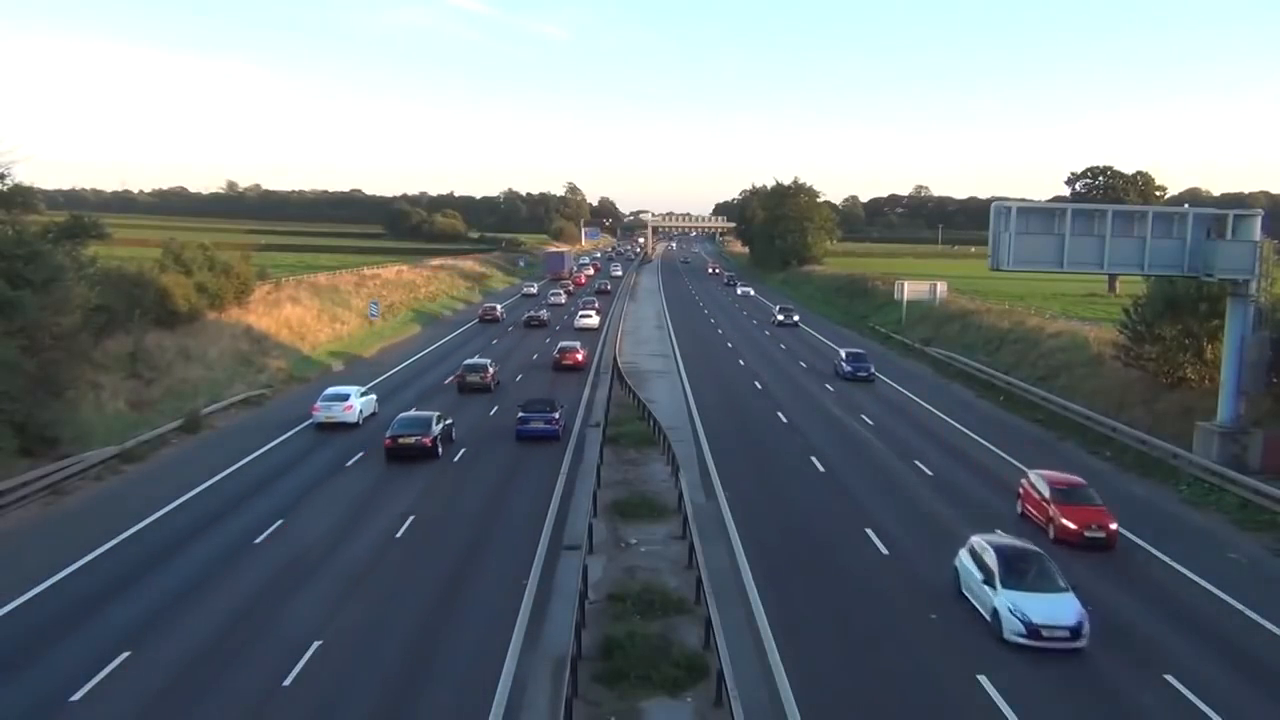
#> input picture frame 63 of Cars/traffic.mp4, 1280 x 720 px
$ python file_upload_video_car_cascade_detection.py
#> lines starting #> are read from the running program, lines starting #| are printed output that depends on the picture; after the words box and inside, x2 and y2 are one past the last pixel; in counts of white or black regions, pixels touching at a corner belong together
# import required library
import cv2
import numpy as np


# Import video file
cap = cv2.VideoCapture('traffic.mp4')

# Import the cascade classifier
car_cascade_src = 'haarcascade_car.xml'
car_cascade = cv2.CascadeClassifier(car_cascade_src)


while True:
    #reads frames from video
    ret, frames = cap.read()
#> frames is the input picture: shape (720, 1280, 3); mean B, G, R 128.1, 123.2, 114.3

    # Video processing to make easier for computer to make the proper detection

    # convert to grayscale of each frames
    grey = cv2.cvtColor(frames,cv2.COLOR_BGR2GRAY)
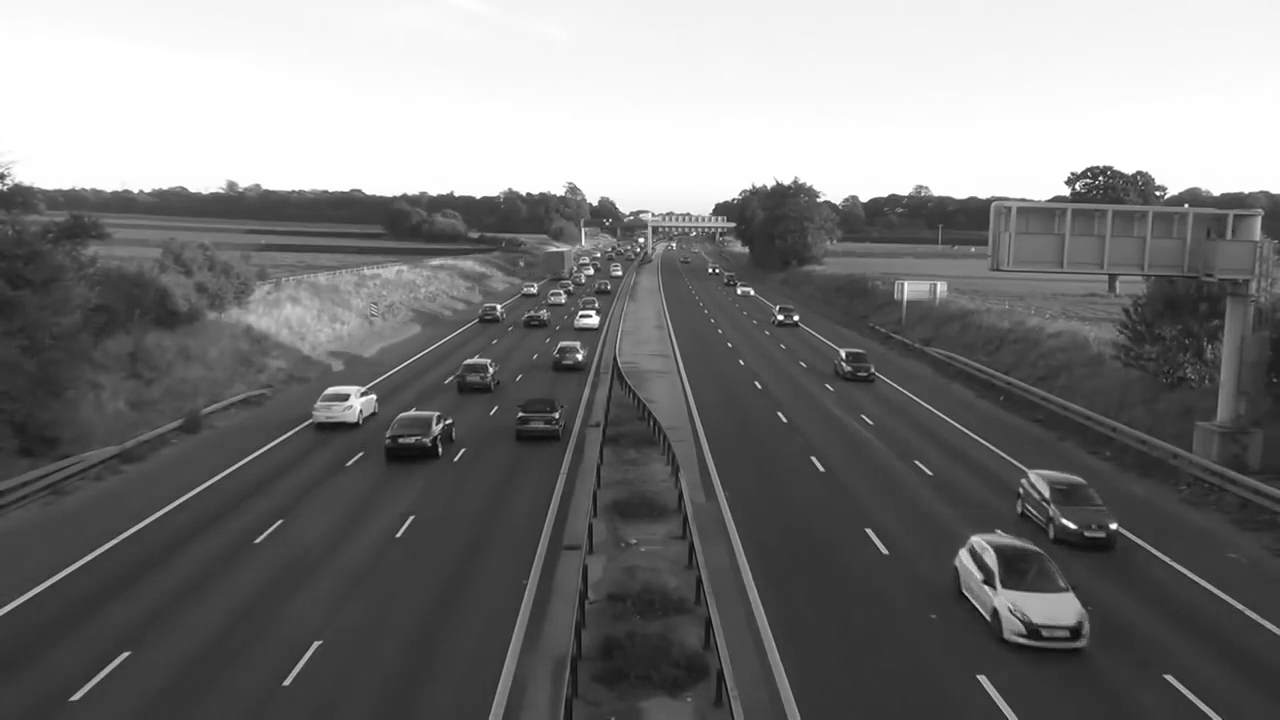
#> grey: shape (720, 1280); min 4, max 255, mean 121.1

    # Remove background noise
    blur = cv2.GaussianBlur(grey,(5,5),0)

    # Dilate the image
    dilated = cv2.dilate(blur,np.ones((3,3)))
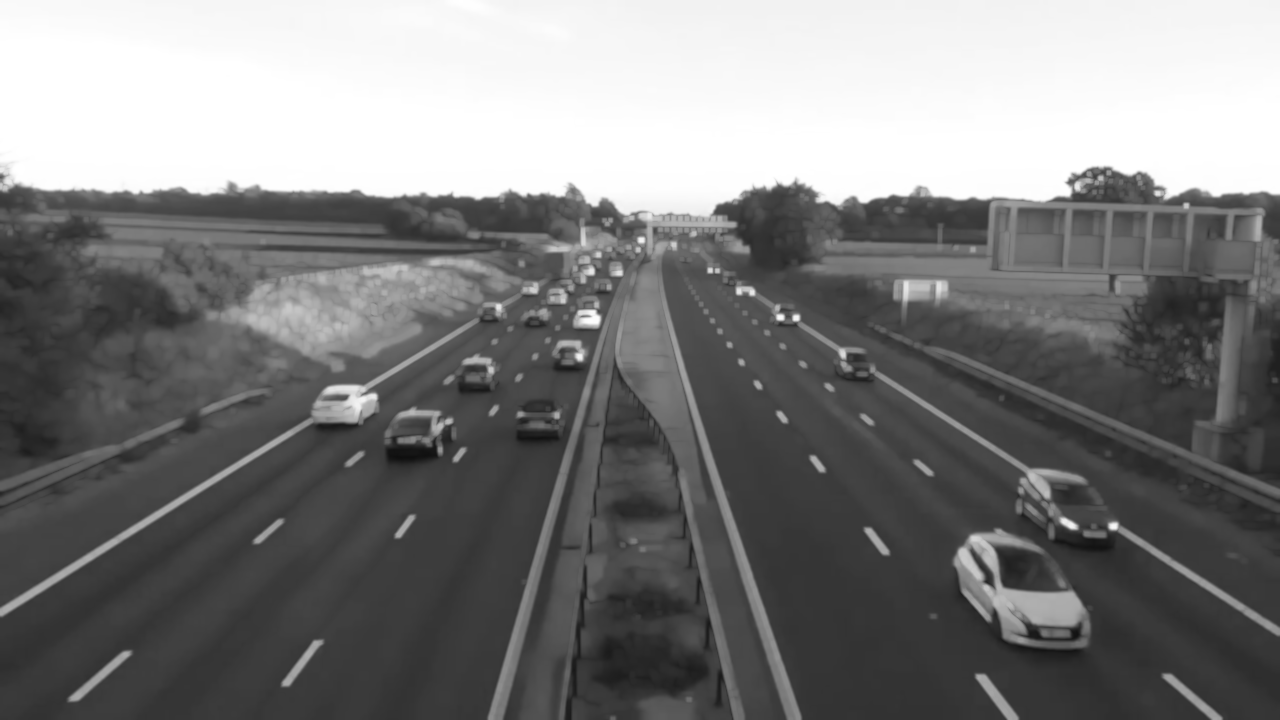
#> dilated: shape (720, 1280); min 14, max 255, mean 124.2

    kernel = cv2.getStructuringElement(cv2.MORPH_ELLIPSE, (2, 2))
    closing = cv2.morphologyEx(dilated, cv2.MORPH_CLOSE, kernel)
    cars = car_cascade.detectMultiScale(closing, 1.1, 1)
#> cars = 18 rows, first 6: [133, 213, 24, 24], [170, 215, 24, 24], [243, 218, 24, 24], [615, 220, 26, 26], [979, 253, 26, 26], [543, 214, 29, 29]

    # To draw a rectangle in each cars
    for (x,y,w,h) in cars:
         cv2.rectangle(frames,(x,y),(x+w,y+h),(0,255,0),2)
         font = cv2.FONT_HERSHEY_DUPLEX
         cv2.putText(frames, 'Car', (x + 6, y - 6), font, 0.5, (0, 255, 0), 1)

         # Display frames in a window
         cv2.imshow('Car Detection', frames)
#> this loop made 18 passes
#> (x, y, w, h) on passes 1 to 12: (133, 213, 24, 24), (170, 215, 24, 24), (243, 218, 24, 24), (615, 220, 26, 26), (979, 253, 26, 26), (543, 214, 29, 29), (272, 218, 28, 28), (353, 218, 31, 31), (316, 374, 40, 40), (327, 216, 32, 32), (873, 235, 32, 32), (350, 227, 39, 39)
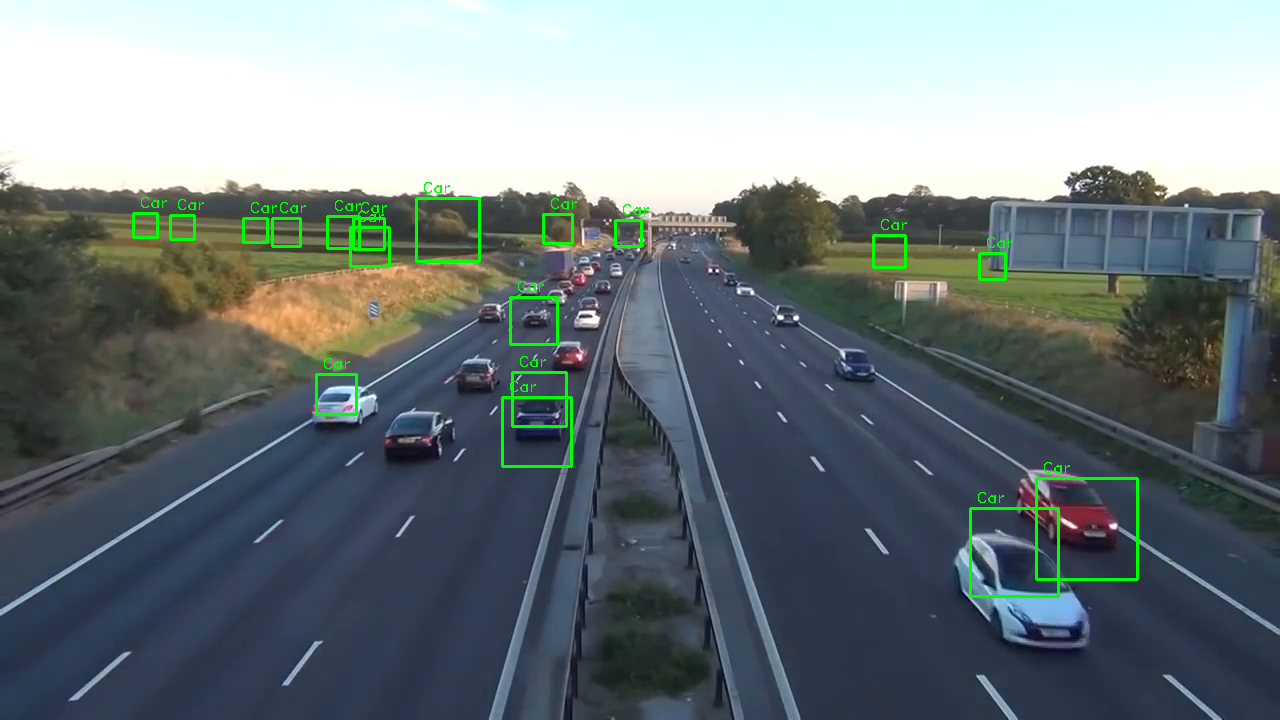
#> frames: shape (720, 1280, 3); 1.14% of pixels changed, all inside (x1, y1, x2, y2) = (132, 182, 1139, 598)

         # Wait for Enter key to stop
    if cv2.waitKey(33) == 13:
#> (key Esc is pressed here)
        break

cap.release()
cv2.destroyAllWindows()

$ run again, starting later in the video
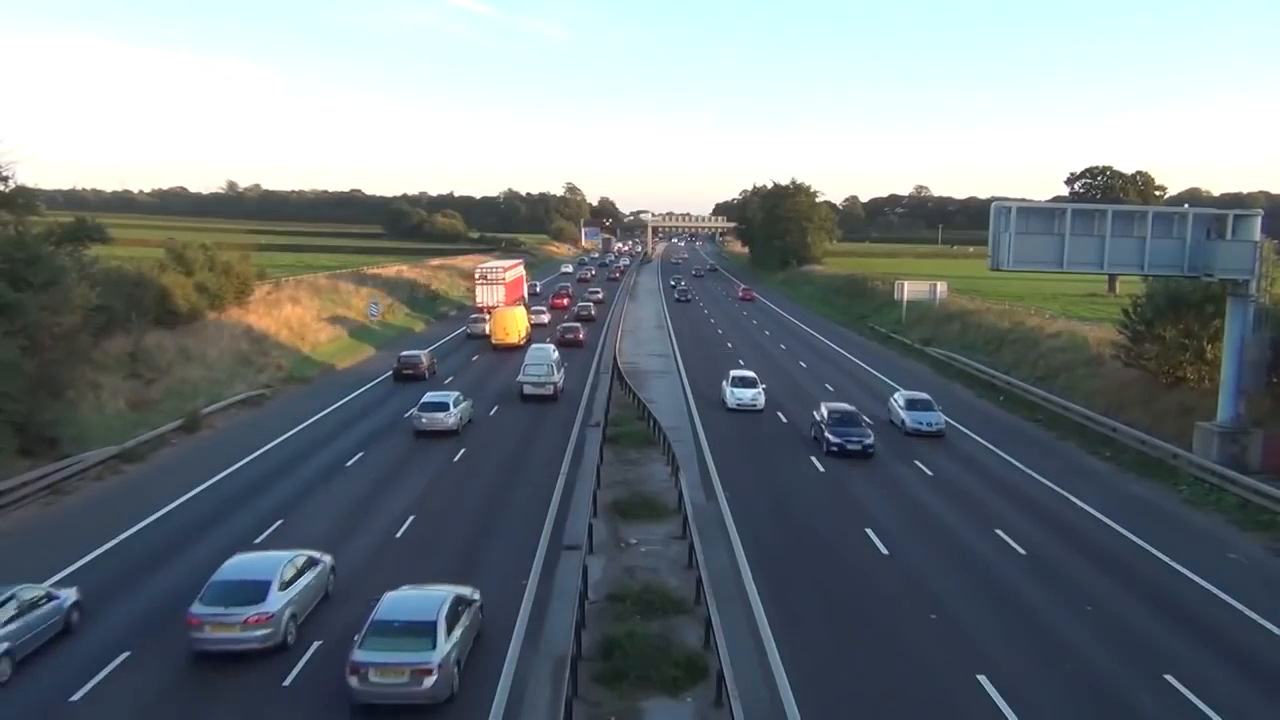
#> input picture frame 284 of Cars/traffic.mp4, 1280 x 720 px
#> frames is the input picture: shape (720, 1280, 3); mean B, G, R 128.3, 123.4, 114.3
#> `dilated = cv2.dilate(blur,np.ones((3,3)))`:
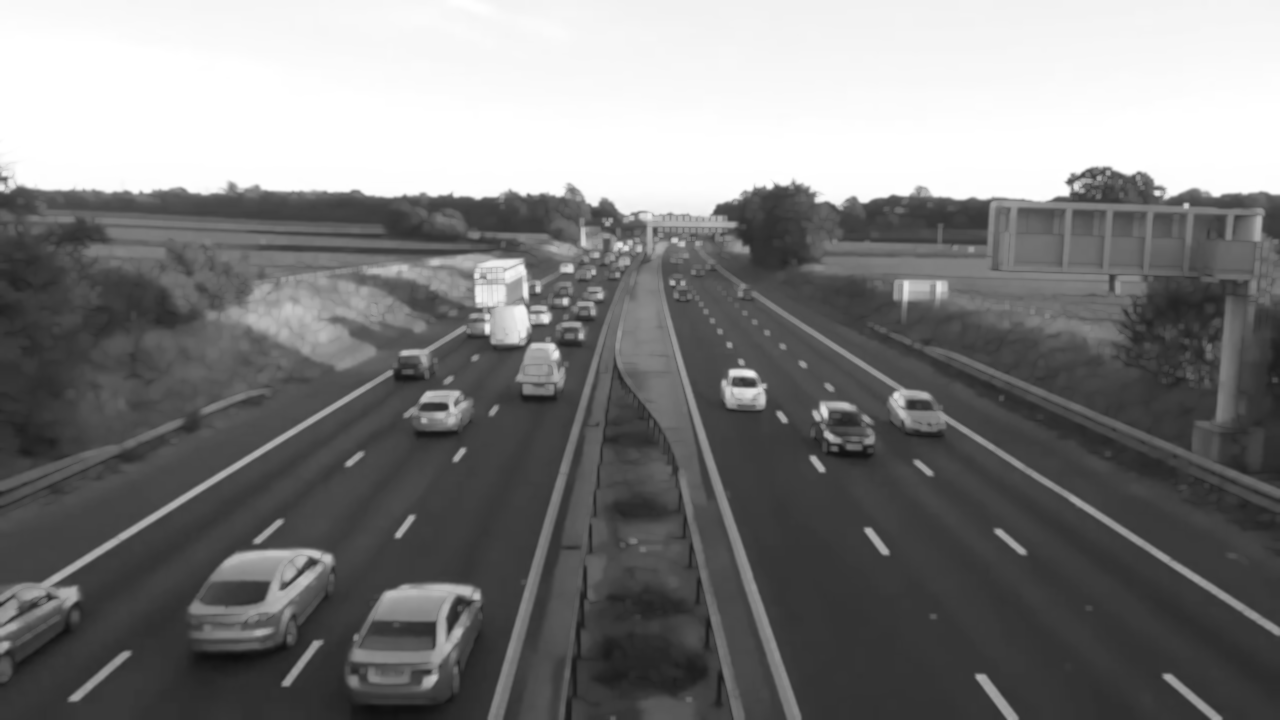
#> dilated: shape (720, 1280); min 13, max 255, mean 124.5
#> cars = 17 rows, first 6: [605, 268, 20, 20], [219, 218, 23, 23], [172, 215, 24, 24], [192, 215, 24, 24], [356, 219, 29, 29], [871, 235, 33, 33]
#> the loop `for (x,y,w,h) in cars:` made 17 passes
#> after the loop `for (x,y,w,h) in cars:`:
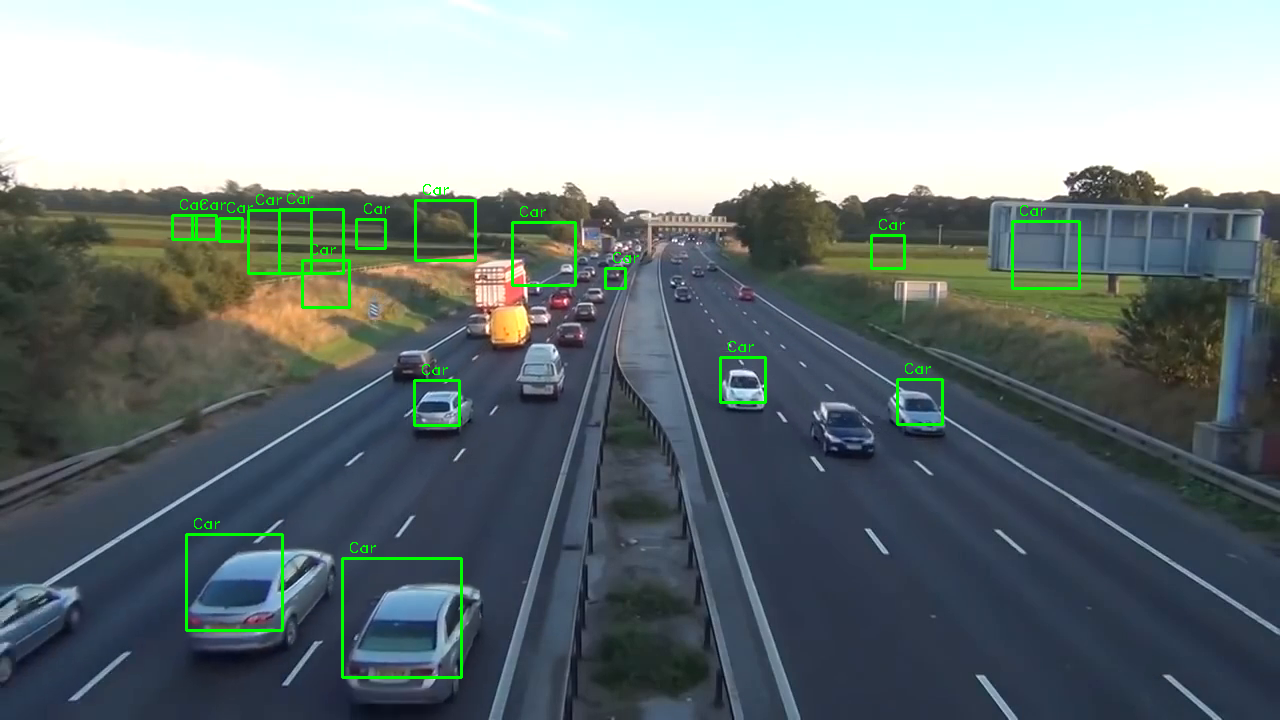
#> frames: shape (720, 1280, 3); 1.24% of pixels changed, all inside (x1, y1, x2, y2) = (171, 184, 1081, 679)

$ run again, starting later in the video
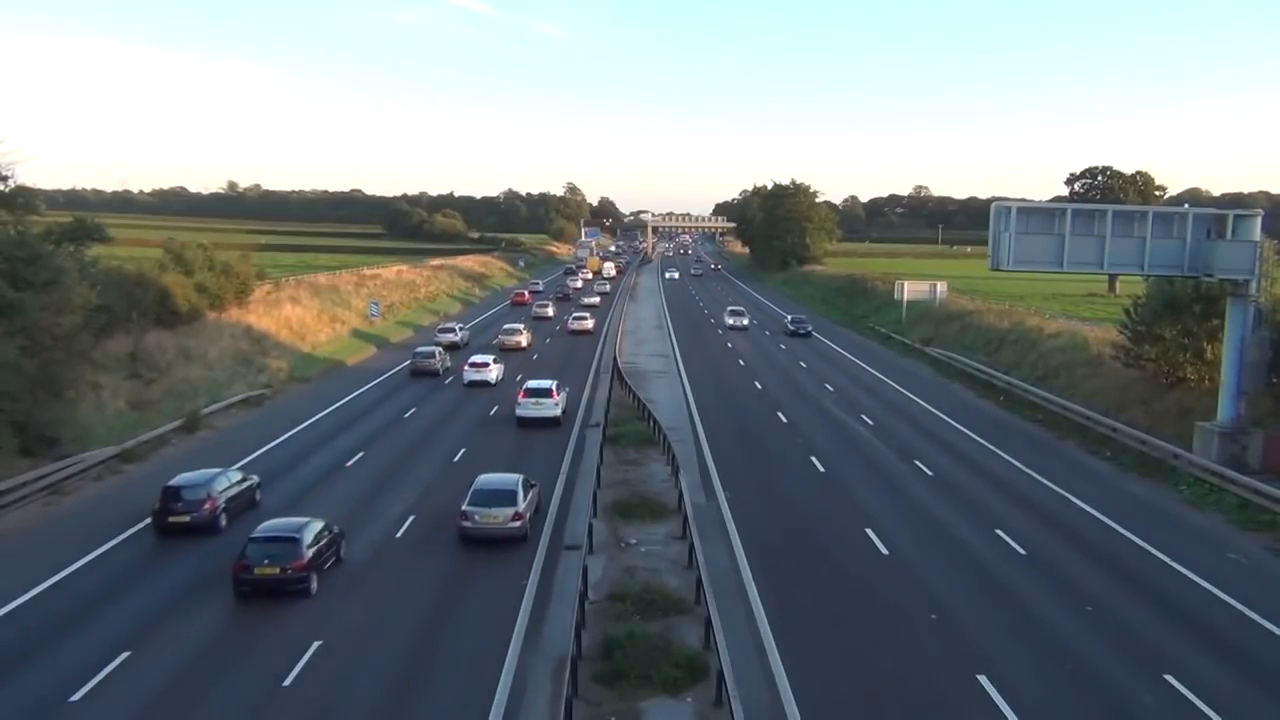
#> input picture frame 505 of Cars/traffic.mp4, 1280 x 720 px
#> frames is the input picture: shape (720, 1280, 3); mean B, G, R 127.5, 122.8, 113.7
#> `dilated = cv2.dilate(blur,np.ones((3,3)))`:
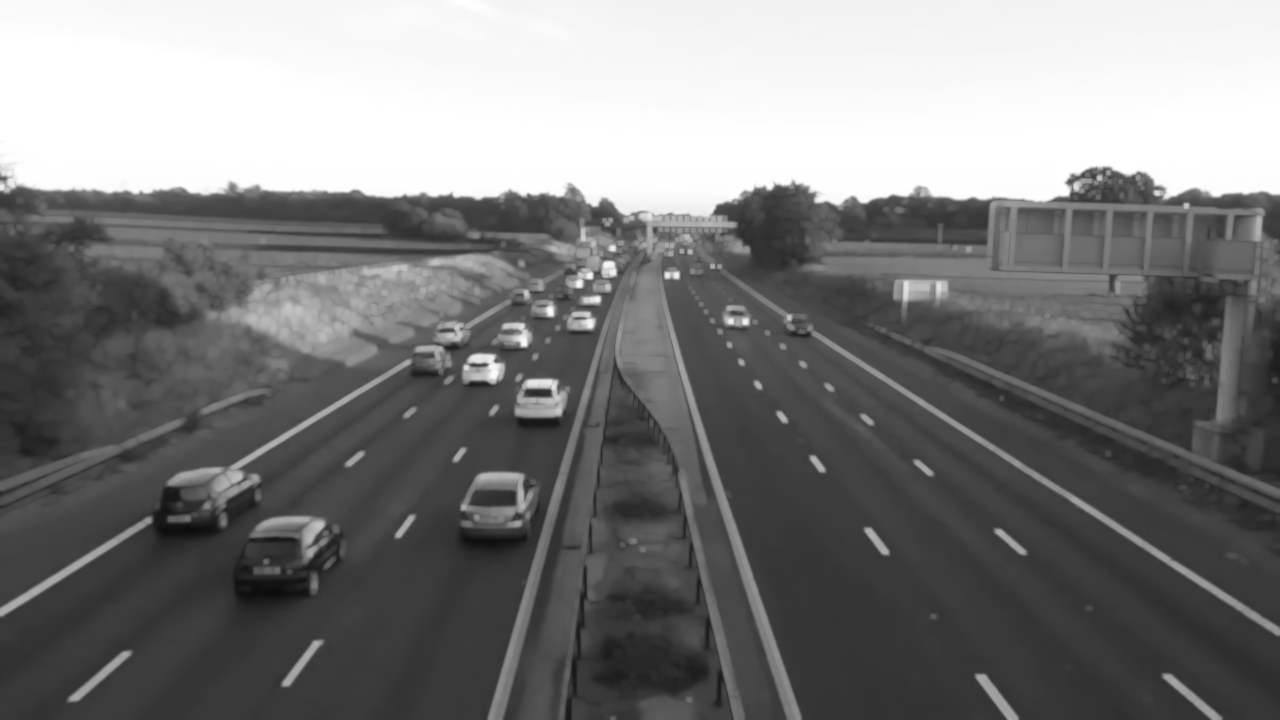
#> dilated: shape (720, 1280); min 11, max 255, mean 123.6
#> cars = 19 rows, first 6: [582, 222, 21, 21], [584, 414, 21, 21], [186, 215, 24, 24], [219, 218, 24, 24], [464, 348, 29, 29], [355, 218, 32, 32]
#> the loop `for (x,y,w,h) in cars:` made 19 passes
#> after the loop `for (x,y,w,h) in cars:`:
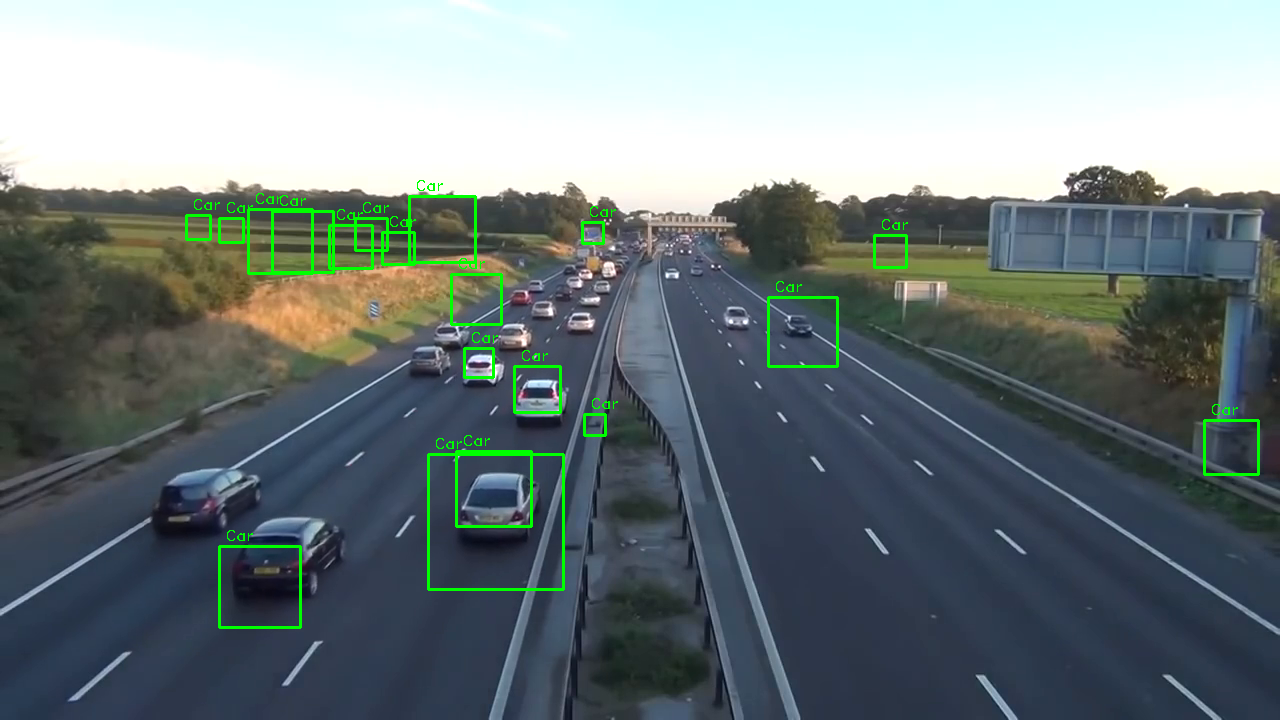
#> frames: shape (720, 1280, 3); 1.37% of pixels changed, all inside (x1, y1, x2, y2) = (185, 180, 1260, 629)
